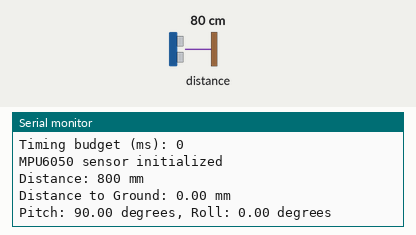
The sketch below on a simulated Arduino Uno, built for the host (arithmetic inside an expression is 32-bit, double 64-bit). On the bench: the last lines printed to the serial monitor. The test bench sets the inputs (shaded band); at power-on: distance to the obstacle 80 cm.

Above: at 1.2 s.
1.3 s: distance to the obstacle set to 2 cm
At 3.7 s:
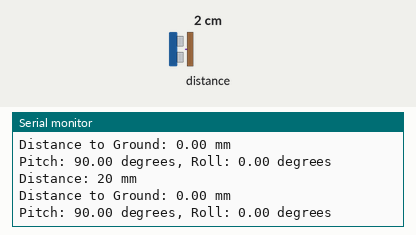
5.3 s: distance to the obstacle set to 4 cm
At 7.0 s:
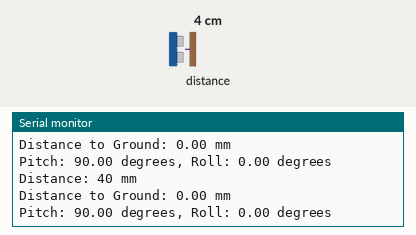
Timing chart, 0 to 8.5 s (numbered marks = the images above; inputs shaded):
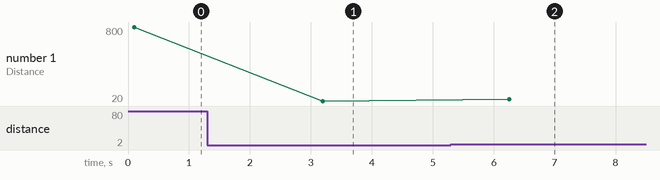

The sketch:

VL53L1X_AND_MPU.ino
```cpp
#include "Adafruit_VL53L1X.h"
#include <Wire.h>
#include <Adafruit_MPU6050.h>  // Include the Adafruit MPU6050 library

// Create instances of the sensors
Adafruit_VL53L1X vl53 = Adafruit_VL53L1X();  // VL53L1X sensor instance
Adafruit_MPU6050 mpu;  // MPU6050 sensor instance

void setup() {
  Serial.begin(9600);
  while (!Serial) delay(10);

  Serial.println(F("Adafruit VL53L1X sensor demo"));

  // Initialize I2C
  Wire.begin();

  // Initialize the VL53L1X sensor
  if (!vl53.begin(0x29, &Wire)) {
    Serial.print(F("Error on init of VL sensor: "));
    Serial.println(vl53.vl_status);
    while (1) delay(10);
  }

  Serial.println(F("VL53L1X sensor OK!"));

  Serial.print(F("Sensor ID: 0x"));
  Serial.println(vl53.sensorID(), HEX);

  // Start the ranging process for VL53L1X
  if (!vl53.startRanging()) {
    Serial.print(F("Couldn't start ranging: "));
    Serial.println(vl53.vl_status);
    while (1) delay(10);
  }

  Serial.println(F("Ranging started"));

  // Set a longer timing budget to allow for better readings
  vl53.setTimingBudget(500);  // Increase timing budget to 500ms
  Serial.print(F("Timing budget (ms): "));
  Serial.println(vl53.getTimingBudget());

  // Initialize the MPU6050 sensor
  if (!mpu.begin()) {
    Serial.println("Error initializing MPU6050");
    while (1) delay(10);
  }

  Serial.println("MPU6050 sensor initialized");
}

void loop() {
  int16_t distance;

  // VL53L1X: Read distance
  if (vl53.dataReady()) {
    distance = vl53.distance();

    if (distance == -1) {
      Serial.print(F("Couldn't get distance: "));
      Serial.println(vl53.vl_status);
    } else {
      Serial.print(F("Distance: "));
      Serial.print(distance);
      Serial.println(" mm");

      // Calculate the distance to the ground based on pitch and roll
      sensors_event_t aevent;
      mpu.getAccelerometerSensor()->getEvent(&aevent);

      // Extract the acceleration values from the event
      float ax = aevent.acceleration.x;
      float ay = aevent.acceleration.y;
      float az = aevent.acceleration.z;

      // Calculate the pitch and roll angles in degrees
      float pitch = atan2(ay, az) * 180.0 / PI;
      float roll = atan2(ax, az) * 180.0 / PI;

      // Convert pitch and roll to radians
      float pitch_rad = pitch * PI / 180.0;
      float roll_rad = roll * PI / 180.0;

      // Calculate the distance to the ground using trigonometry for both pitch and roll
      // Adjusting for extreme values where pitch and roll approach 180° or -180°
      float distanceToGround = distance * sqrt(pow(cos(pitch_rad), 2) + pow(sin(roll_rad), 2));

      // Output the calculated distance to the ground
      Serial.print("Distance to Ground: ");
      Serial.print(distanceToGround);
      Serial.println(" mm");
    }

    vl53.clearInterrupt();  // Clear interrupt for the next reading
  }

  // MPU6050: Get accelerometer data
  sensors_event_t aevent;
  mpu.getAccelerometerSensor()->getEvent(&aevent);

  // Extract the acceleration values from the event
  float ax = aevent.acceleration.x;
  float ay = aevent.acceleration.y;
  float az = aevent.acceleration.z;

  // Calculate the pitch and roll angles based on accelerometer data
  float pitch = atan2(ay, az) * 180.0 / PI;
  float roll = atan2(ax, az) * 180.0 / PI;

  // Output the pitch and roll angles
  Serial.print("Pitch: ");
  Serial.print(pitch);
  Serial.print(" degrees, ");
  Serial.print("Roll: ");
  Serial.print(roll);
  Serial.println(" degrees");

  // Add some delay to avoid overloading the serial monitor
  delay(3000);  // Short delay before the next reading
}
```

Measured:
- after the input at 1.3 s, the serial monitor: prints a new line after 1.9 s (image 1)
- after the input at 5.3 s, the serial monitor: prints a new line after 0.96 s (image 2)
- plotted number 1: 800 → 20 after the input at 1.3 s, 20 → 40 after the input at 5.3 s
